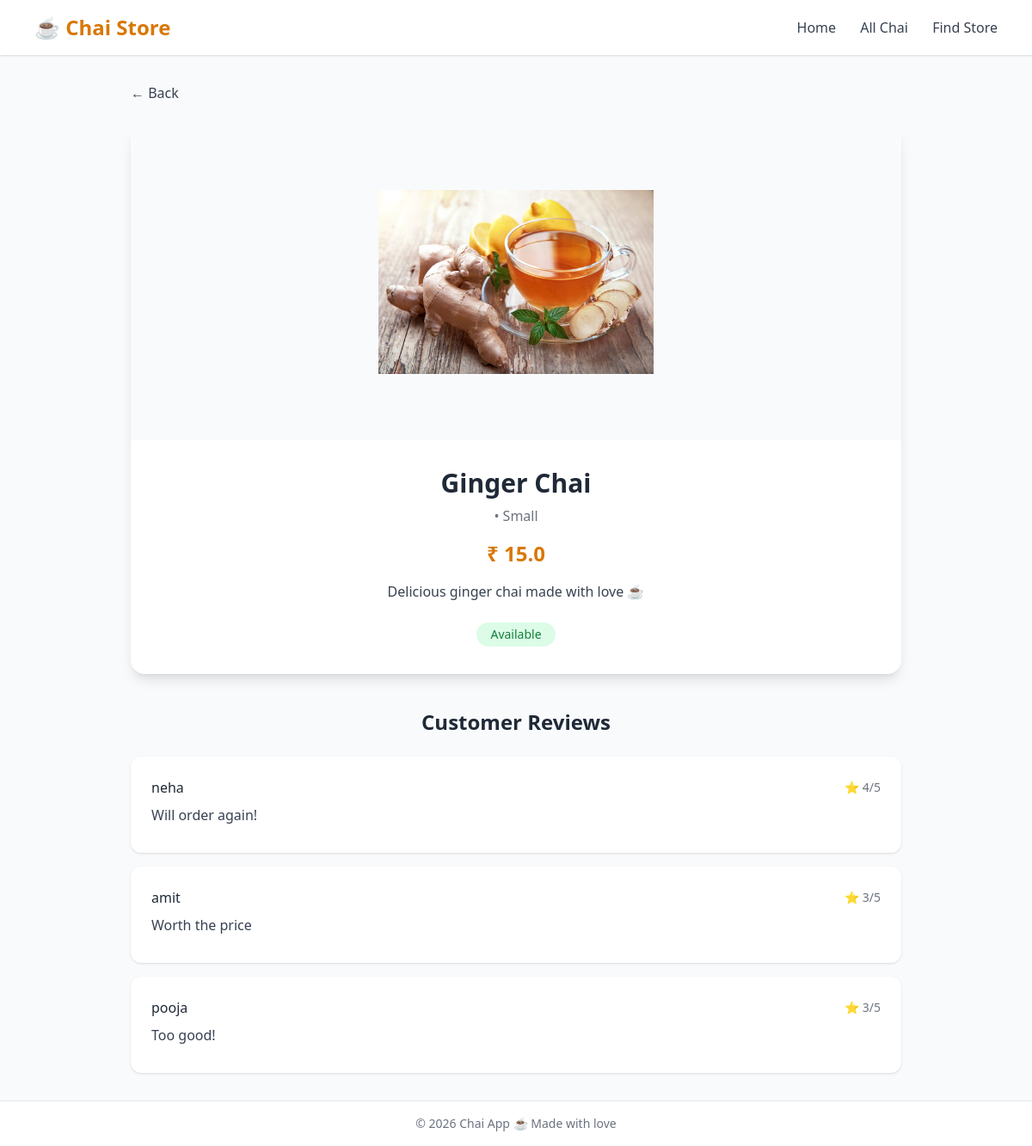
/chai/chai/7/, run on the app's committed database.
### chai/models.py (models this page shows, shortened)
class Chai(models.Model):
    class ChaiType(models.TextChoices):
        MASALA = "MASALA", "Masala Chai"
        GINGER = "GINGER", "Ginger Chai"
        ELAICHI = "ELAICHI", "Elaichi Chai"
        GREEN = "GREEN", "Green Tea"
        BLACK = "BLACK", "Black Tea"
        SPECIAL = "SPECIAL", "Special Chai"
    class ChaiSize(models.TextChoices):
        SMALL = "S", "Small"
        MEDIUM = "M", "Medium"
        LARGE = "L", "Large"
    name = models.CharField(max_length=100)
    description = models.TextField(blank=True)
    type = models.CharField(
        max_length=20,
        choices=ChaiType.choices,
        default=ChaiType.MASALA
    )
    size = models.CharField(
        max_length=1,
        choices=ChaiSize.choices,
        default=ChaiSize.MEDIUM
    )
    price = models.DecimalField(max_digits=6, decimal_places=1)
    image = models.ImageField(upload_to="chais/", blank=True, null=True)
    rating = models.FloatField(default=0.0)
    is_available = models.BooleanField(default=True)
    created_at = models.DateTimeField(auto_now_add=True)
    updated_at = models.DateTimeField(auto_now=True)
    class Meta:
        ordering = ['-created_at']

class ChaiReview(models.Model):
    chai = models.ForeignKey(
        Chai,
        on_delete=models.CASCADE,
        related_name="reviews"
    )
    user = models.ForeignKey(
        User,
        on_delete=models.CASCADE
    )
    rating = models.PositiveSmallIntegerField()
    comment = models.TextField()
    posted_at = models.DateTimeField(default=timezone.now)
    class Meta:
        ordering = ['-posted_at']
        unique_together = ('chai', 'user')  # optional: one review per user per chai

### chai/views.py (the view)
# urls.py: path('chai/<int:chai_id>/', views.chai_description, name='chai_description'),
def chai_description(request, chai_id):
    chai = get_object_or_404(Chai, pk=chai_id)
    reviews = ChaiReview.objects.filter(chai=chai)
    return render(
        request,
        'chai/chai_description.html',
        {
            'chai': chai,
            'reviews': reviews,
        }
    )

### chai/templates/chai/chai_description.html (shortened to what this page needs)
{% extends 'base.html' %}
{% block content %}
<section class="max-w-4xl mx-auto">
    <a href="javascript:history.back()"
       class="inline-flex items-center text-gray-700 hover:text-gray-900 mb-6">
        ← Back
    </a>
    <div class="bg-white rounded-2xl shadow-lg overflow-hidden hover:shadow-xl transition-shadow duration-300">
        {% if chai.image %}
        <div class="flex justify-center items-center bg-gray-50 p-6">
            <img
                src="{{ chai.image.url }}"
                alt="{{ chai.name }}"
                class="w-80 h-80 object-contain rounded-xl">
        </div>
        {% endif %}
        <div class="p-8 text-center">
            <h2 class="text-3xl font-bold text-gray-800 mb-2">
                {{ chai.name }}
            </h2>
            <p class="text-gray-500 mb-4">
                {{ chai.get_chai_type_display }} • {{ chai.get_size_display }}
            </p>
            <p class="text-2xl font-bold text-amber-600 mb-4">
                ₹ {{ chai.price }}
            </p>
            <p class="text-gray-700 mb-6">
                {{ chai.description }}
            </p>
            <div class="flex items-center justify-center gap-4">
                {% if chai.is_available %}
                    <span class="px-4 py-1 rounded-full bg-green-100 text-green-700 text-sm font-medium">
                        Available
                    </span>
                {% else %}
                    <span class="px-4 py-1 rounded-full bg-red-100 text-red-700 text-sm font-medium">
                        Out of Stock
                    </span>
                {% endif %}
            </div>
        </div>
    </div>
    {% if chai.reviews.exists %}
    <div class="mt-10">
        <h3 class="text-2xl font-semibold text-gray-800 mb-6 text-center">
            Customer Reviews
        </h3>
        <div class="space-y-4">
            {% for review in chai.reviews.all %}
            <div class="bg-white rounded-xl shadow p-6">
                <div class="flex items-center justify-between mb-2">
                    <span class="font-medium text-gray-800">
                        {{ review.user.username|default:"Anonymous" }}
                    </span>
                    <span class="text-sm text-gray-500">
                        ⭐ {{ review.rating }}/5
                    </span>
                </div>
                <p class="text-gray-700">
                    {{ review.comment }}
                </p>
            </div>
            {% endfor %}
        </div>
    </div>
    {% endif %}
</section>
{% endblock %}

### data on the page
Chai: image (picture), name "Ginger Chai", size "Small", price "15.0", description "Delicious ginger chai made with love ☕"
ChaiReview: user.username "neha", rating "4", comment "Will order again!"
ChaiReview: user.username "amit", rating "3", comment "Worth the price"
ChaiReview: user.username "pooja", rating "3", comment "Too good!"
